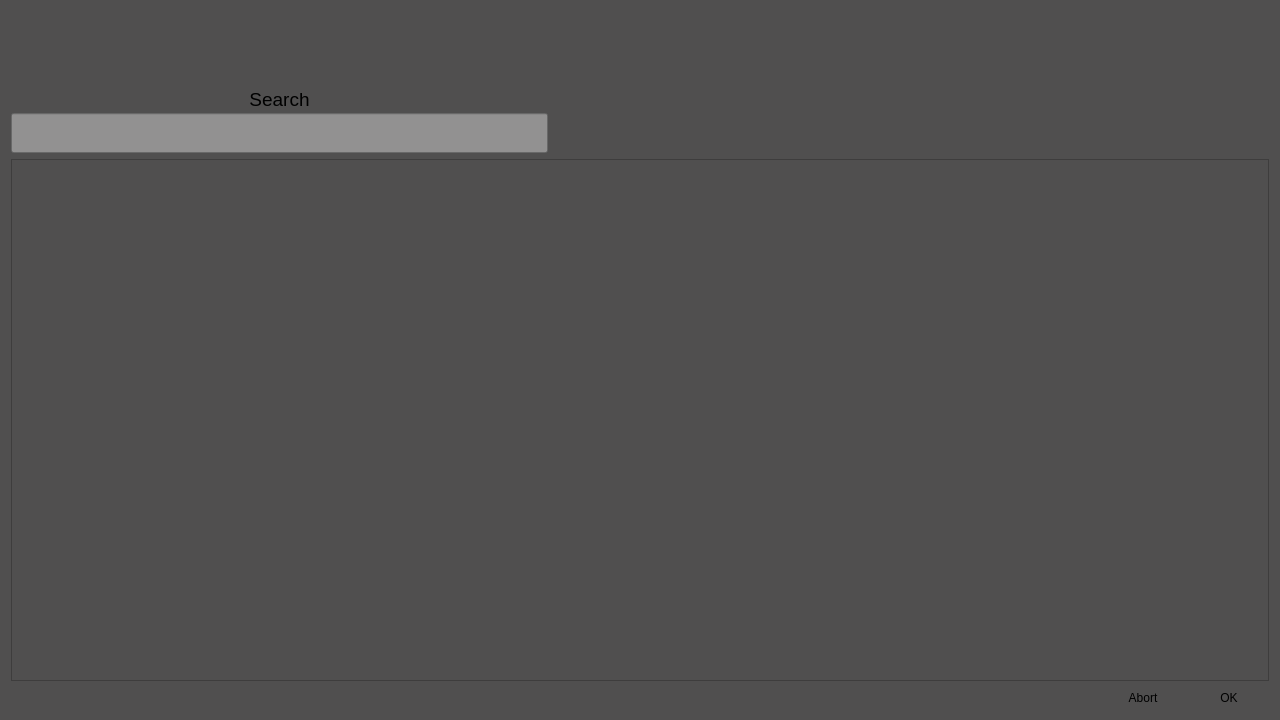
<?xml version="1.0" encoding="UTF-8"?>
<ui version="4.0">
 <class>Form</class>
 <widget class="QWidget" name="Form">
  <property name="geometry">
   <rect>
    <x>0</x>
    <y>0</y>
    <width>1280</width>
    <height>720</height>
   </rect>
  </property>
  <property name="windowTitle">
   <string>Form</string>
  </property>
  <property name="styleSheet">
   <string notr="true">  background-color: #504F4F;</string>
  </property>
  <layout class="QGridLayout" name="gridLayout">
   <item row="0" column="0" colspan="2">
    <spacer name="horizontalSpacer_2">
     <property name="orientation">
      <enum>Qt::Horizontal</enum>
     </property>
     <property name="sizeHint" stdset="0">
      <size>
       <width>903</width>
       <height>68</height>
      </size>
     </property>
    </spacer>
   </item>
   <item row="0" column="2" rowspan="2" colspan="2">
    <widget class="QLabel" name="winter_auto_logo">
     <property name="text">
      <string/>
     </property>
     <property name="pixmap">
      <pixmap>../winter_auto.png</pixmap>
     </property>
     <property name="alignment">
      <set>Qt::AlignCenter</set>
     </property>
    </widget>
   </item>
   <item row="1" column="0">
    <layout class="QVBoxLayout" name="verticalLayout">
     <property name="spacing">
      <number>0</number>
     </property>
     <item>
      <widget class="QLabel" name="search_label">
       <property name="maximumSize">
        <size>
         <width>16777215</width>
         <height>40</height>
        </size>
       </property>
       <property name="font">
        <font>
         <pointsize>14</pointsize>
        </font>
       </property>
       <property name="text">
        <string>Search</string>
       </property>
       <property name="alignment">
        <set>Qt::AlignCenter</set>
       </property>
      </widget>
     </item>
     <item>
      <widget class="QLineEdit" name="search_edit">
       <property name="minimumSize">
        <size>
         <width>0</width>
         <height>40</height>
        </size>
       </property>
       <property name="font">
        <font>
         <pointsize>14</pointsize>
        </font>
       </property>
       <property name="styleSheet">
        <string notr="true">background-color: #929191;
text-color: white;</string>
       </property>
       <property name="alignment">
        <set>Qt::AlignCenter</set>
       </property>
      </widget>
     </item>
    </layout>
   </item>
   <item row="1" column="1">
    <spacer name="horizontalSpacer_3">
     <property name="orientation">
      <enum>Qt::Horizontal</enum>
     </property>
     <property name="sizeHint" stdset="0">
      <size>
       <width>447</width>
       <height>68</height>
      </size>
     </property>
    </spacer>
   </item>
   <item row="2" column="0" colspan="4">
    <widget class="QListWidget" name="ro_search_list">
     <property name="modelColumn">
      <number>0</number>
     </property>
    </widget>
   </item>
   <item row="3" column="0" colspan="3">
    <spacer name="horizontalSpacer">
     <property name="orientation">
      <enum>Qt::Horizontal</enum>
     </property>
     <property name="sizeHint" stdset="0">
      <size>
       <width>1081</width>
       <height>20</height>
      </size>
     </property>
    </spacer>
   </item>
   <item row="3" column="3">
    <layout class="QHBoxLayout" name="horizontalLayout">
     <item>
      <widget class="QPushButton" name="abort_button">
       <property name="styleSheet">
        <string notr="true">text-align: center;</string>
       </property>
       <property name="text">
        <string>Abort</string>
       </property>
       <property name="icon">
        <iconset>
         <normaloff>../Images/Icons/cross.png</normaloff>../Images/Icons/cross.png</iconset>
       </property>
       <property name="iconSize">
        <size>
         <width>30</width>
         <height>30</height>
        </size>
       </property>
       <property name="autoRepeatDelay">
        <number>100</number>
       </property>
       <property name="flat">
        <bool>true</bool>
       </property>
      </widget>
     </item>
     <item>
      <widget class="QPushButton" name="ok_button">
       <property name="styleSheet">
        <string notr="true">text-align: center;</string>
       </property>
       <property name="text">
        <string>OK</string>
       </property>
       <property name="icon">
        <iconset>
         <normaloff>../Images/Icons/check.png</normaloff>../Images/Icons/check.png</iconset>
       </property>
       <property name="iconSize">
        <size>
         <width>30</width>
         <height>30</height>
        </size>
       </property>
       <property name="flat">
        <bool>true</bool>
       </property>
      </widget>
     </item>
    </layout>
   </item>
  </layout>
 </widget>
 <resources/>
 <connections/>
</ui>
